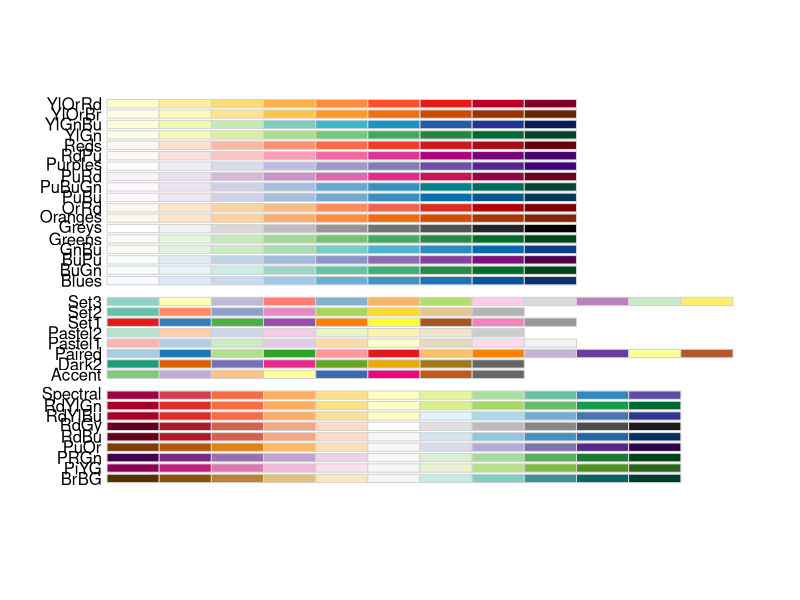

R code for this plot: (Note: this script raises an error after producing the figure.)
library(tidyverse)
library(ggplot2)
library(hms)
library(RColorBrewer)

display.brewer.all()

# RQ: Is there a significant difference between the younger and older age groups regarding:
#       1. dispatch_reason
#       2. time_resolve_issue

# Getting the data --------------------------------------------------------

from_event <- event_df %>% 
  select(PcrKey, dispatch_reason, EMD_performed, level_of_care_provided_per_protocol, transport_mode_from_scene, response_mode_to_scene, type_of_service_requested, unit_transport_and_equipment_capability)

from_time <- time_df %>% 
  select(PcrKey, unit_notified_by_dispatch_datetime, time_resolve_issue)

from_patient <- patient_df %>% 
  select(-patient_race)

focus_data <- from_event %>% 
  left_join(from_time, by = "PcrKey") %>% 
  left_join(from_patient, by = "PcrKey") %>% 
  filter(
    type_of_service_requested == "Emergency Response (Primary Response Area)",
    response_mode_to_scene == "Emergent (Immediate Response)"
  ) %>% 
  select(-c(type_of_service_requested, response_mode_to_scene))

# After filtering, there are 656 observations. 


# count per dispatch reason faceted by age group --------------------------

top_10_dispatch_reasons <- c("Sick Person",
                             "Transfer/Interfacility/Palliative Care",
                             "Breathing Problem",
                             "Falls",
                             "Chest Pain (Non-Traumatic)",
                             "Traffic/Transportation Incident",
                             "Unconscious/Fainting/Near-Fainting",
                             "Unknown Problem/Person Down",
                             "Psychiatric Problem/Abnormal Behavior/Suicide Attempt",
                             "Convulsions/Seizure")

reason_per_age_group_and_hour <- focus_data %>% 
  select(PcrKey, dispatch_reason, unit_notified_by_dispatch_datetime, age_group) %>% 
  filter(dispatch_reason %in% top_10_dispatch_reasons) %>% 
  mutate(unit_notified_time = as_hms(round_date(unit_notified_by_dispatch_datetime, "hour"))) %>% 
  group_by(unit_notified_time, dispatch_reason, age_group) %>% 
  summarize(count = n(), .groups = "drop") %>% 
  arrange(desc(count))
  #   %>%
  # mutate(
  #   hour = hour(unit_notified_time),
  #   interval_per_8 = hour %/% 8,
  #   interval_per_8 = case_when(
  #     interval_per_8 == 0 ~ "00:00:00 - 07:59:00", #00:00:00 - 07:59:00
  #     interval_per_8 == 1 ~ "08:00:00 - 15:59:00", #08:00:00 - 15:59:00
  #     interval_per_8 == 2 ~ "16:00:00 - 23:59:00", #16:00:00 - 23:59:00
  #   )
  # )

ggplot(na.omit(reason_per_age_group_and_hour), 
       aes(x = unit_notified_time, 
           y = count, 
           .group = dispatch_reason, 
           fill = dispatch_reason)) + 
  geom_vline(xintercept = c(28800, 28800 * 2), linetype = "dashed", color = "black", linewidth = 1) +
  geom_col(position = "stack") +
  scale_fill_brewer(palette = "Paired") +
  #scale_y_continuous(limits = c(0,15), n.breaks = 5) +
  facet_wrap(~age_group) +
  theme_light() +
  theme(legend.position = "bottom") +
  labs(
    title = "Top 10 Dispacth Reasons At Each Hour",
    subtitle = "418 observations",
    x = "Time",
    y = "Count",
    fill = NULL
  ) +
  geom_text(
    aes(label = count),
    position = position_stack(vjust = .5),
    color = "white"
  )



# time resolved per dispatch reason faceted by age group ------------------

  # Top 10 dispatch reasons

  time_per_age_group_and_10_reasons <- focus_data %>% 
    select(PcrKey, dispatch_reason, age_group, time_resolve_issue) %>% 
    filter(dispatch_reason %in% top_10_dispatch_reasons) %>% 
    group_by(dispatch_reason, age_group) %>% 
    summarize(avg_time = mean(time_resolve_issue, , na.rm = TRUE), .groups = "drop") %>% 
    mutate(avg_time = round(avg_time)) %>% 
    arrange(desc(avg_time))
  
  ggplot(na.omit(time_per_age_group_and_10_reasons), 
         aes(x = dispatch_reason, 
             y = avg_time, 
             .group = dispatch_reason, 
             fill = dispatch_reason)) + 
    geom_col(show.legend = F) + 
    scale_fill_brewer(palette = "Paired") +
    coord_flip() +
    facet_wrap(~age_group) +
    theme_light() +
    theme(legend.position = "bottom") +
    labs(
      title = "Average Time Per Per Top 10 Dispatch Reason",
      subtitle = "418 observations",
      x = NULL,
      y = "Minutes"
    ) +
    geom_text(
      aes(label = avg_time),
      hjust = 1.5,
      color = "white"
    )

  # ALL dispatch reasons

  time_per_age_group_and_all_reasons <- focus_data %>% 
    select(PcrKey, dispatch_reason, age_group, time_resolve_issue) %>% 
    #filter(dispatch_reason %in% top_10_dispatch_reasons) %>% 
    group_by(dispatch_reason, age_group) %>% 
    summarize(avg_time = mean(time_resolve_issue, , na.rm = TRUE), .groups = "drop") %>% 
    mutate(avg_time = round(avg_time)) %>% 
    arrange(desc(avg_time))
  
  ggplot(na.omit(time_per_age_group_and_all_reasons), 
         aes(x = dispatch_reason, 
             y = avg_time, 
             .group = dispatch_reason, 
             fill = dispatch_reason)) + 
    geom_col(show.legend = F) + 
    #scale_fill_brewer(palette = "Paired") +
    coord_flip() +
    facet_wrap(~age_group) +
    theme_light() +
    theme(legend.position = "bottom") +
    labs(
      title = "Average Time Per Dispatch Reason",
      subtitle = "564 observations",
      x = NULL,
      y = "Minutes"
    ) +
    geom_text(
      aes(label = avg_time),
      hjust = 1.5,
      color = "white"
    )

# avg_time_by_reason_age <- focus_data %>%
#   filter(age_group %in% c("Senior", "Younger")) %>%
#   group_by(dispatch_reason, age_group) %>%
#   summarize(
#     avg_time_resolve = mean(time_resolve_issue),
#     .groups = "drop"
#   )
# 
# focus_data %>%
#   filter(
#     age_group == "Senior",
#     dispatch_reason == "Pregnancy/Childbirth/Miscarriage"
#   ) %>%
#   summarize(avg_time_resolve = mean(time_resolve_issue, na.rm = TRUE)) %>%
#   pull()
  
  # Time series of avg_time per dispatch reason
  
  time_per_age_group_and_10_reasons_through_time <- focus_data %>% 
    select(PcrKey, dispatch_reason, age_group, unit_notified_by_dispatch_datetime, time_resolve_issue) %>% 
    filter(dispatch_reason %in% top_10_dispatch_reasons) %>% 
    mutate(unit_notified_time = as_hms(round_date(unit_notified_by_dispatch_datetime, "hour"))) %>% 
    group_by(unit_notified_time, dispatch_reason, age_group) %>% 
    summarize(avg_time = mean(time_resolve_issue, na.rm = TRUE), .groups = "drop") %>% 
    mutate(avg_time = round(avg_time)) %>% 
    arrange(desc(avg_time))
  
  ggplot(na.omit(time_per_age_group_and_10_reasons_through_time), 
         aes(x = unit_notified_time, 
             y = avg_time, 
             .group = dispatch_reason, 
             color = dispatch_reason)) + 
    geom_line(linewidth = 1.25, alpha = .5) +
    geom_point(size = 2) +
    facet_wrap(~age_group) +
    theme_bw() +
    theme(legend.position = "bottom") +
    geom_vline(xintercept = c(28800, 28800 * 2), linetype = "dashed") +
    labs(
      title = "The Average Time to Conclude PCR per Top 10 Dispatch Reason Throughout the Day",
      x = "Time",
      y = "Minutes",
      color = NULL
    ) +
    geom_text(
      aes(label = avg_time),
      vjust = -1,
      size = 3
    )
  
  # Includes an extreme outlier. PCR # 310894504 (senior and sick @ 21:00:00) lasted 25 hours.

# statistical tests -------------------------------------------------------

t.test(data = na.omit(focus_data), time_resolve_issue ~ age_group) 
  # Need to decide what to do with outliers then decide additional arguments of t-tests.
  
senior <- focus_data %>% 
  filter(age_group == "Senior")

summary(senior$time_resolve_issue)
ggplot(senior, aes(x = time_resolve_issue)) + geom_histogram()

younger <- focus_data %>% 
  filter(age_group == "Younger")

summary(younger$time_resolve_issue)
ggplot(younger, aes(x = time_resolve_issue)) + geom_histogram()

# do anova for other 2+ categorical groupings
